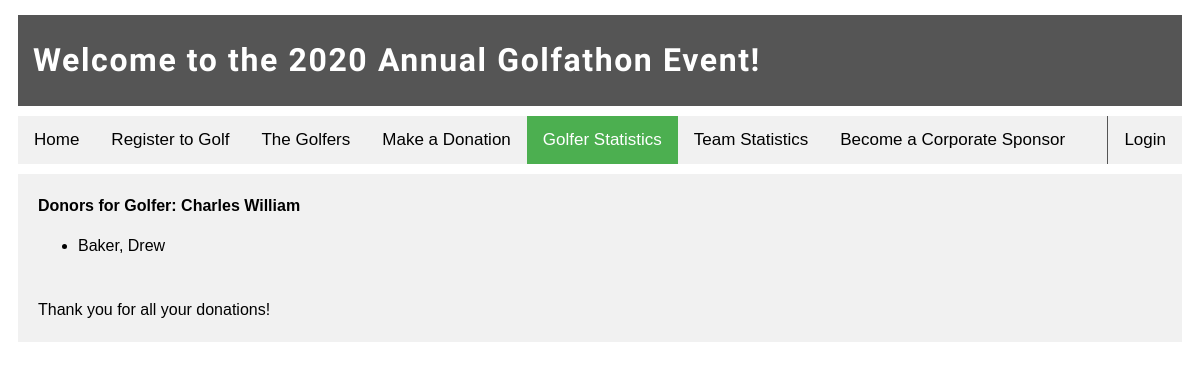
Screenshot of /root/default_site/Golfer_Statistics/golfer_donors.php?intGolferID=5&intEventID=1 with the database file from the repository.
### tables this page shows
CREATE TABLE `TGolfers` (
  `intGolferID` int(11) NOT NULL,
  `strFirstName` varchar(255) NOT NULL,
  `strLastName` varchar(255) NOT NULL,
  `strAddress` varchar(255) NOT NULL,
  `strCity` varchar(255) NOT NULL,
  `strZip` varchar(255) NOT NULL,
  `strPhone` varchar(255) NOT NULL,
  `strEmail` varchar(255) NOT NULL,
  `intStateID` int(11) NOT NULL,
  `intShirtSizeID` int(11) NOT NULL,
  `intGenderID` int(11) NOT NULL
);

CREATE TABLE `TSponsors` (
  `intSponsorID` int(11) NOT NULL,
  `strFirstName` varchar(255) NOT NULL,
  `strLastName` varchar(255) NOT NULL,
  `strAddress` varchar(255) NOT NULL,
  `strCity` varchar(255) NOT NULL,
  `strZip` varchar(255) NOT NULL,
  `strPhone` varchar(255) NOT NULL,
  `strEmail` varchar(255) NOT NULL,
  `intStateID` int(11) NOT NULL
);

### root/include_functions.php (called while the page is built, shortened)
<?php
    function charConvert($strText) {
        return htmlspecialchars($strText, ENT_QUOTES | ENT_SUBSTITUTE, 'UTF-8');
    }
?>

### root/default_site/Golfer_Statistics/golfer_donors.php (the view, shortened to what this page needs)
<?php
	include('../default_header.php');
?>
<div class="main">
	<?php
		$intGolferID = $_GET["intGolferID"];
		$intEventID = $_GET["intEventID"];
		$getGolfer = "SELECT strFirstName, strLastName FROM TGolfers WHERE intGolferID = $intGolferID";
		if( $result = mysqli_query($conn, $getGolfer) ) {
			$row = mysqli_fetch_array($result);
			$strGolferFirstName = $row["strFirstName"];
			$strGolferLastName = $row["strLastName"];
		} else {
			throw new Exception( "Error: " . $getGolfer . "<br>" . mysqli_error($conn) );
		}
	?>
		<b> <?php echo "Donors for Golfer: " . charConvert($strGolferFirstName . " " . $strGolferLastName); ?> </b>
	<?php
		$showDonors = "SELECT TS.strFirstName, TS.strLastName
				FROM TSponsors AS TS JOIN TEventGolferSponsors AS TEGS
					ON TS.intSponsorID = TEGS.intSponsorID
				JOIN TEventGolfers AS TEG
					ON TEG.intEventGolferID = TEGS.intEventGolferID
				WHERE TEG.intGolferID = $intGolferID AND TEG.intEventID = $intEventID
				ORDER BY TS.strLastName";
	?>
		<ul>
	<?php
		if( $result = mysqli_query($conn, $showDonors) ) {
			if( mysqli_num_rows($result) > 0 ) {
				while( $row = mysqli_fetch_array($result) ) {
					echo "<li>" . charConvert($row['strLastName'] . ", " . $row['strFirstName']) . "</li>";
				}
			} else {
				echo "No donors here yet. Make a donation to show your support!";
			}
		} else {
			throw new Exception( "ERROR: $showDonors. " . mysqli_error($conn) );
		}
	?>
		</ul>
	<br> Thank you for all your donations!
</div>

### root/styles/home.css (style rules this page uses)
div.main { margin: 10px; padding: 20px; background-color: #f1f1f1; line-height: 1.5; }
body { font-family: Arial; }

### rows the page displays
tgolfers: strFirstName+strLastName "Charles William"
tsponsors: strLastName+strFirstName "Baker, Drew"

### other values shown
$dteCurrentEventYear "2020"
